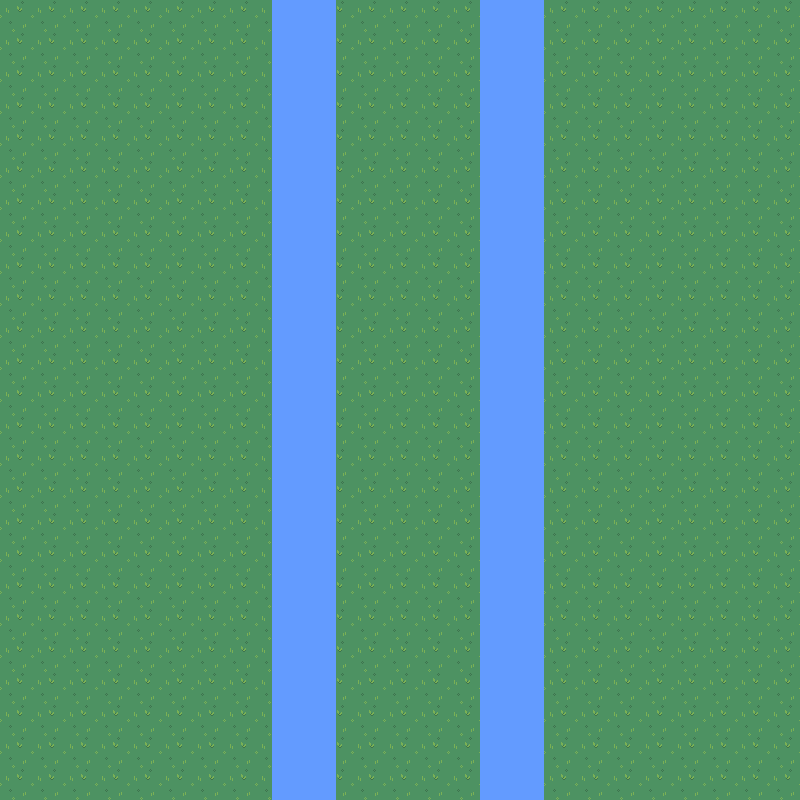

This game map was drawn from its Tiled (.tmx) file and the tilesets committed beside it. A one-line description and the trimmed map source follow:
An orthogonal 50x50 tile map with 16x16 px tiles, 2 tile layers (floor, wall), 2 tilesets and 23 objects (6x collision, Toad_path1, exit_secret_room, spawn_secret_room, gloria_path1, ...).

<map version="1.8" tiledversion="1.8.2" orientation="orthogonal" renderorder="right-down" width="50" height="50" tilewidth="16" tileheight="16" infinite="0" nextlayerid="5" nextobjectid="30">
 <tileset firstgid="1" source="RPG Nature Tileset.tsx" />
 <tileset firstgid="721" source="fire.tsx" />
 <layer id="1" name="floor" width="50" height="50">
  <data>[2500 cells, 2500 non-empty, 8 distinct tile ids]</data>
 </layer>
 <layer id="2" name="wall" width="50" height="50">
  <data>[2500 cells, 0 non-empty, 0 distinct tile ids]</data>
 </layer>
 <objectgroup id="3" name="NPCPaths">
  <object id="1" name="Toad_path1" x="368.221" y="173.971" width="13.875" height="16.0096" />
  <object id="2" name="exit_secret_room" x="336.202" y="781.269" width="138.75" height="17.0769" />
  <object id="3" name="spawn_secret_room" x="402.375" y="741.778">
   <point />
  </object>
  <object id="4" type="collision" x="482.423" y="3.20192" width="58.7019" height="795.144" />
  <object id="5" type="collision" x="271.096" y="1.06731" width="66.173" height="799.413" />
  <object id="6" name="gloria_path1" x="433.327" y="173.971" width="11.7404" height="16.0096" />
  <object id="7" name="flambino_path1" x="352.211" y="208.125" width="13.875" height="13.875" />
  <object id="8" name="larmeleon_path1" x="447.202" y="207.058" width="14.9423" height="14.9423" />
  <object id="13" name="ghetis_path1" x="352.211" y="49.0961" width="12.8077" height="14.9423" />
  <object id="14" name="boss aqua_path1" x="447.202" y="49.0961" width="16.0096" height="13.875" />
  <object id="15" name="red_path1" x="400.24" y="13.875" width="13.875" height="13.875" />
  <object id="16" name="saphir_path1" x="353.279" y="109.933" width="13.875" height="17.0769" />
  <object id="17" name="rubis_path1" x="448.269" y="111" width="13.875" height="17.0769" />
  <object id="18" name="marc_path1" x="352.211" y="239.077" width="14.9423" height="17.0769" />
  <object id="19" name="rival_path1" x="446.134" y="239.077" width="12.8077" height="14.9423" />
  <object id="20" name="fl_path1" x="351.144" y="271.096" width="14.9423" height="17.0769" />
  <object id="21" name="palarticho_path1" x="447.202" y="271.096" width="13.875" height="17.0769" />
  <object id="22" name="zhu_path1" x="350.077" y="304.183" width="17.0769" height="16.0096" />
  <object id="23" name="beladonis_path1" x="447.202" y="305.25" width="14.9423" height="13.875" />
  <object id="25" type="collision" x="402.375" y="22.4134" width="10.6731" height="4.26923" />
  <object id="26" type="collision" x="353.279" y="55.5" width="11.7404" height="8.53846" />
  <object id="27" type="collision" x="450.404" y="53.3654" width="9.60576" height="9.60576" />
  <object id="28" type="collision" x="353.279" y="116.336" width="11.7404" height="10.6731" />
 </objectgroup>
 <objectgroup id="4" name="Event" />
</map>
